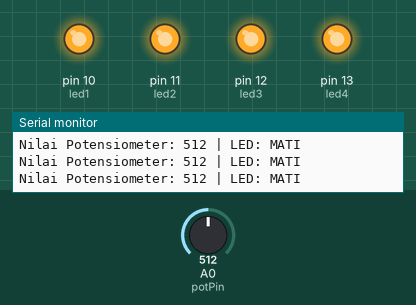
Simulated run of this sketch. Board: Arduino Uno, built with avr-gcc and run on an emulated ATmega328P. Parts: output pins drawn as LEDs (lit = HIGH), the last lines printed to the serial monitor. The test bench sets the inputs (shaded band); at power-on: A0 (potPin) = 512.

Above: at 1.2 s.
1.3 s: A0 (potPin) set to 483
At 2.3 s:
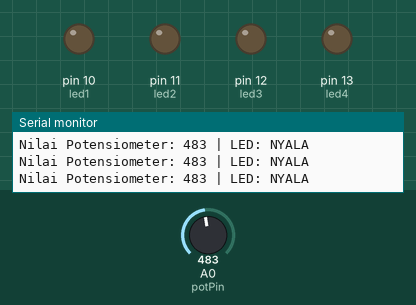
2.8 s: A0 (potPin) set to 510
At 3.8 s:
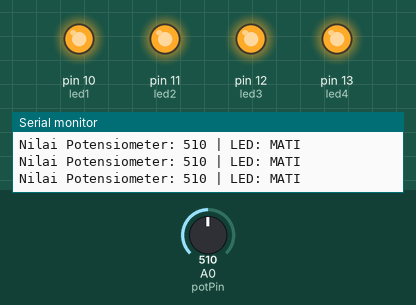
4.3 s: A0 (potPin) set to 490
At 5.2 s:
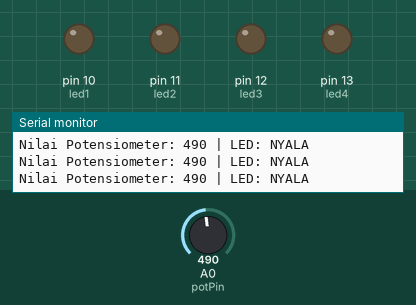
Timing chart, 0 to 7.3 s (numbered marks = the images above; inputs shaded):
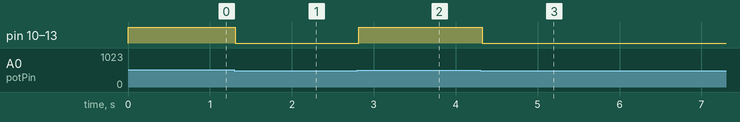

Measured:
- the behaviour switches between 500 and 499 on A0 (potPin) (found by bisection; images 0 and 1)
- after the input at 1.3 s, pin 10 (led1), pin 11 (led2), pin 12 (led3), pin 13 (led4): HIGH → LOW at once
- after the input at 2.8 s, pin 10 (led1), pin 11 (led2), pin 12 (led3), pin 13 (led4): LOW → HIGH at once
- after the input at 4.3 s, pin 10 (led1), pin 11 (led2), pin 12 (led3), pin 13 (led4): HIGH → LOW at once

The sketch:

Program-08_Multi-LED-Threshold.ino
```cpp
/*
  Program 08 - Multi LED dengan Threshold Potensiometer

  Program ini dibuat oleh ImNotDanish05

  Jika nilai potensiometer lebih dari threshold,
  maka 4 LED menyala.

  Jika nilai potensiometer sama dengan atau di bawah threshold,
  maka 4 LED mati.
*/

const int potPin = A0;

// Ubah angka ini untuk mengatur threshold
const int threshold = 500;

const int led1 = 10;
const int led2 = 11;
const int led3 = 12;
const int led4 = 13;

void setup()
{
  pinMode(led1, OUTPUT);
  pinMode(led2, OUTPUT);
  pinMode(led3, OUTPUT);
  pinMode(led4, OUTPUT);

  Serial.begin(9600);
}

void loop()
{
  int nilaiPot = analogRead(potPin);

  Serial.print("Nilai Potensiometer: ");
  Serial.print(nilaiPot);

  if (nilaiPot < threshold)
  {
    // Potensiometer di atas threshold → LED menyala
    digitalWrite(led1, LOW);
    digitalWrite(led2, LOW);
    digitalWrite(led3, LOW);
    digitalWrite(led4, LOW);

    Serial.println(" | LED: NYALA");
  }
  else
  {
    // Potensiometer di bawah atau sama dengan threshold → LED mati
    digitalWrite(led1, HIGH);
    digitalWrite(led2, HIGH);
    digitalWrite(led3, HIGH);
    digitalWrite(led4, HIGH);

    Serial.println(" | LED: MATI");
  }

  delay(100);
}
```
